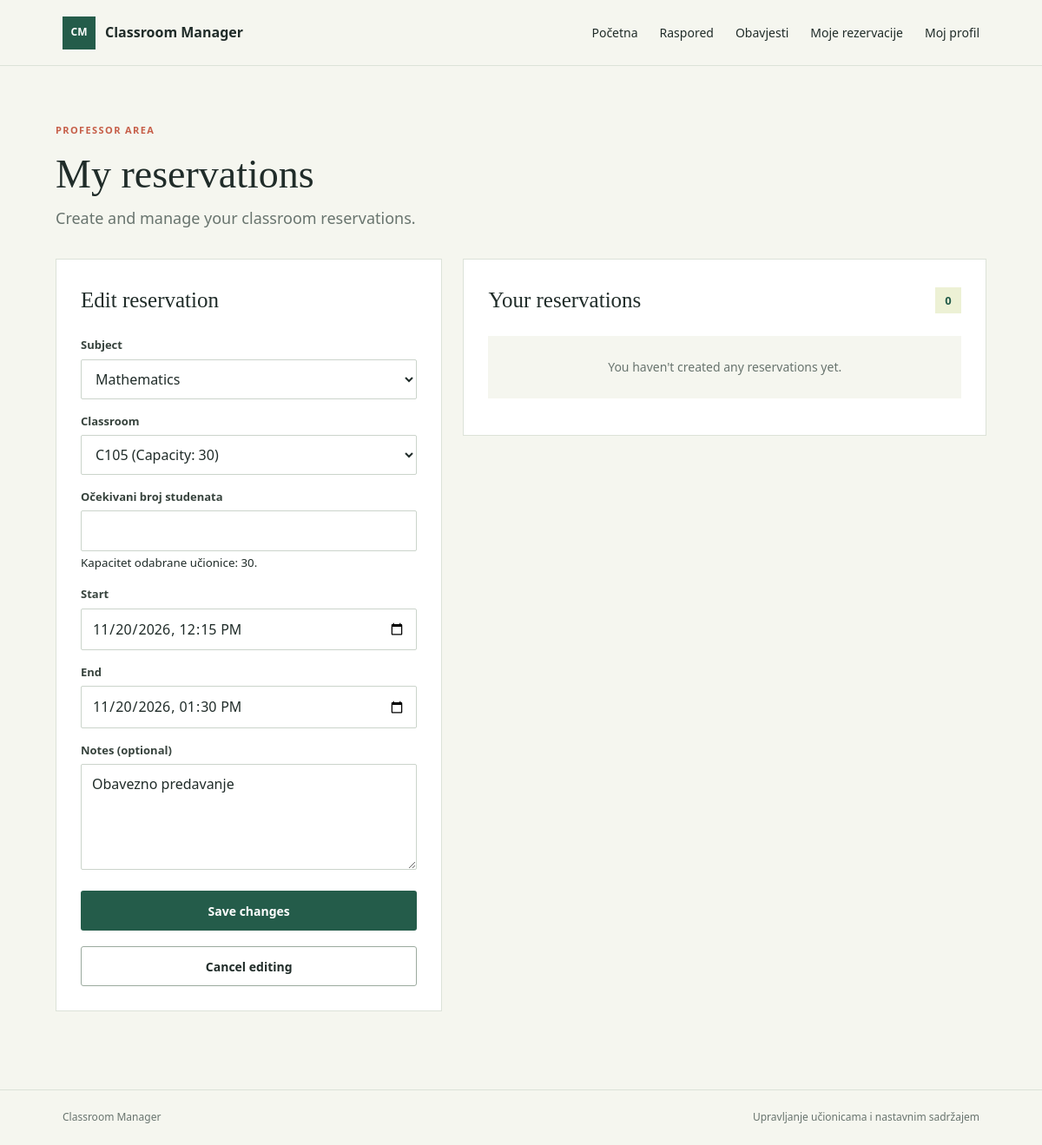
The app's page /reservations.php?edit=2 (signed in), older data.
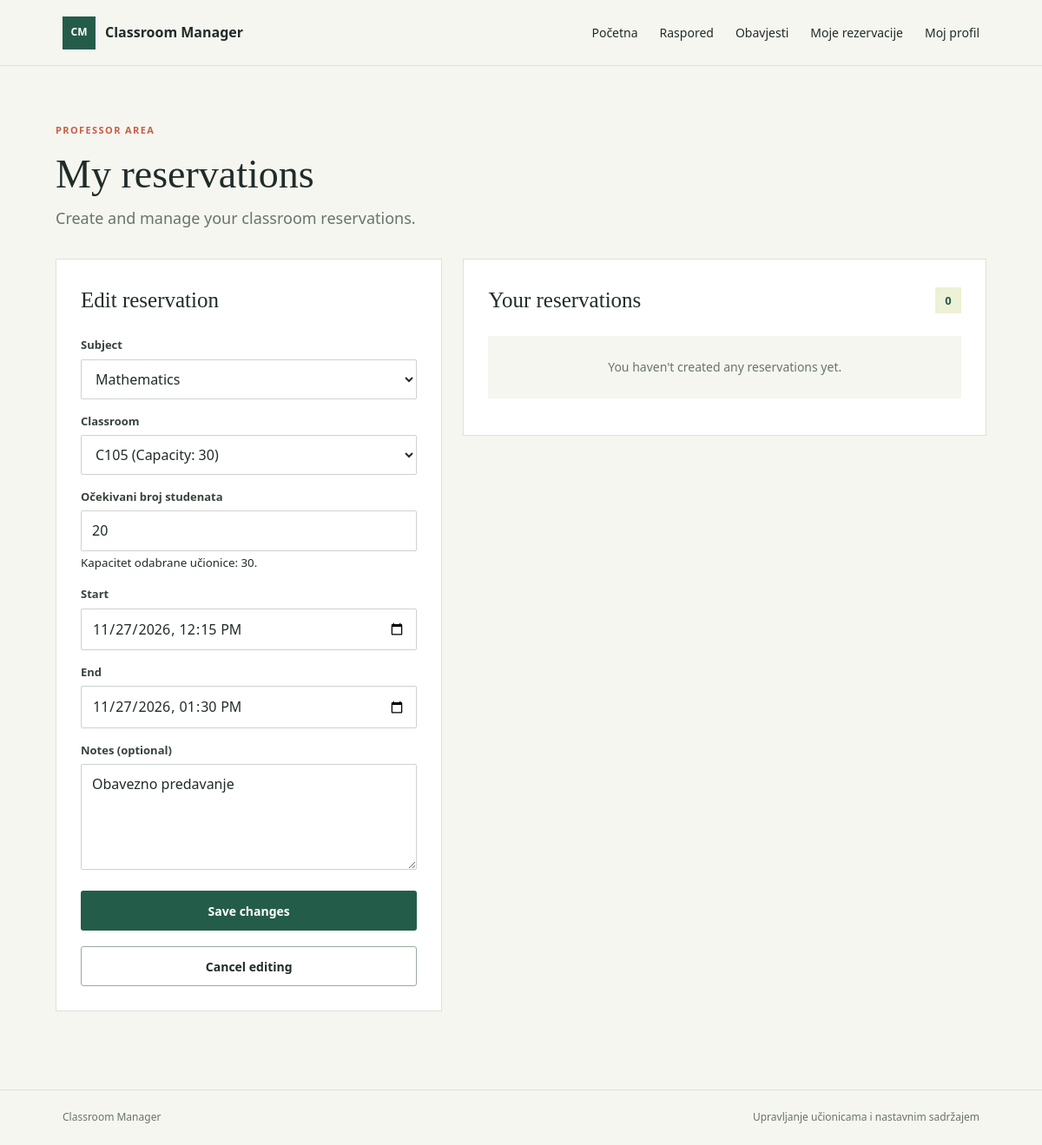
The same page, newer data.
### tables this page shows
CREATE TABLE `reservations` (
  `id` int(11) NOT NULL,
  `classroom_id` int(11) NOT NULL,
  `subject_id` int(11) NOT NULL,
  `expected_students` int(10) UNSIGNED DEFAULT NULL,
  `user_id` int(11) NOT NULL,
  `starts_at` datetime NOT NULL,
  `ends_at` datetime NOT NULL,
  `notes` text DEFAULT NULL
);

CREATE TABLE `subjects` (
  `id` int(11) NOT NULL,
  `name` varchar(150) NOT NULL
);

CREATE TABLE `classrooms` (
  `id` int(11) NOT NULL,
  `room_code` varchar(30) NOT NULL,
  `capacity` int(11) NOT NULL
);

### config.php (called while the page is built, shortened)
<?php
function db(): PDO
{
    static $pdo;
    if ($pdo instanceof PDO) {
        return $pdo;
    }
    $host = getenv('DB_HOST') ?: '127.0.0.1';
    $name = getenv('DB_NAME') ?: 'classroommanager';
    $user = getenv('DB_USER') ?: 'root';
    $password = getenv('DB_PASS');
    $password = $password === false ? '' : $password;
    $pdo = new PDO(
        "mysql:host={$host};dbname={$name};charset=utf8mb4",
        $user,
        $password,
        [
            PDO::ATTR_ERRMODE => PDO::ERRMODE_EXCEPTION,
            PDO::ATTR_DEFAULT_FETCH_MODE => PDO::FETCH_ASSOC,
            PDO::ATTR_EMULATE_PREPARES => false,
        ]
    );
    return $pdo;
}

### functions.php (called while the page is built, shortened)
<?php
function e(string|int|null $value): string
{
    return htmlspecialchars((string) $value, ENT_QUOTES | ENT_SUBSTITUTE, 'UTF-8');
}
function current_user(): ?array
{
    $statement = db()->prepare(
        'SELECT id, Username, Email, Password, Role, Active FROM users WHERE Email = :email LIMIT 1'
    );
    $statement->execute(['email' => $_SESSION['user_email']]);
    $user = $statement->fetch();
    return $user;
}

### reservations.php (the view, shortened to what this page needs)
<?php
require_once __DIR__ . '/config.php';
require_once __DIR__ . '/functions.php';
$user = current_user();
$userId = $user['id'] ?? $user['ID'];
$role = $user['Role'] ?? '';
$isAdmin = $role === 'Admin';
$pdo = db();
$pageTitle = 'My reservations';
$classrooms = $pdo->query('
    SELECT id, room_code, capacity
    FROM classrooms
    ORDER BY room_code
')->fetchAll(PDO::FETCH_ASSOC);
if ($isAdmin) {
    $subjects = $pdo->query('
        SELECT id, name
        FROM subjects
        ORDER BY name
    ')->fetchAll(PDO::FETCH_ASSOC);
} else {
    $stmt = $pdo->prepare('
        SELECT s.id, s.name
        FROM subjects s
        INNER JOIN user_subjects us ON us.subject_id = s.id
        WHERE us.user_id = :user_id
        ORDER BY s.name
    ');
    $stmt->execute(['user_id' => $userId]);
    $subjects = $stmt->fetchAll(PDO::FETCH_ASSOC);
}
$editing = null;
if (isset($_GET['edit'])) {
    $sql = '
        SELECT *
        FROM reservations
        WHERE id = :id
    ';
    $params = ['id' => (int) $_GET['edit']];
    if (!$isAdmin) {
        $sql .= ' AND user_id = :user_id';
        $params['user_id'] = $userId;
    }
    $stmt = $pdo->prepare($sql);
    $stmt->execute($params);
    $editing = $stmt->fetch(PDO::FETCH_ASSOC) ?: null;
}
if ($isAdmin) {
    $stmt = $pdo->query('
        SELECT
            r.id,
            r.starts_at,
            r.ends_at,
            r.notes,
            r.expected_students,
            s.name AS subject_name,
            c.room_code,
            c.capacity,
            u.Username AS professor_name
        FROM reservations r
        JOIN subjects s ON s.id = r.subject_id
        JOIN classrooms c ON c.id = r.classroom_id
        JOIN users u ON u.id = r.user_id
        WHERE r.ends_at > NOW()
        ORDER BY r.starts_at ASC
    ');
} else {
    $stmt = $pdo->prepare('
        SELECT
            r.id,
            r.starts_at,
            r.ends_at,
            r.notes,
            r.expected_students,
            s.name AS subject_name,
            c.room_code,
            c.capacity,
            u.Username AS professor_name
        FROM reservations r
        JOIN subjects s ON s.id = r.subject_id
        JOIN classrooms c ON c.id = r.classroom_id
        JOIN users u ON u.id = r.user_id
        WHERE r.user_id = :user_id
          AND r.ends_at > NOW()
        ORDER BY r.starts_at ASC
    ');
    $stmt->execute(['user_id' => $userId]);
}
$reservations = $stmt->fetchAll(PDO::FETCH_ASSOC);
require __DIR__ . '/header.php';
?>
<section class="page-shell reservations-page">
    <div class="reservations-heading">
        <div>
            <p class="eyebrow"><?= $isAdmin ? 'ADMINISTRATION' : 'PROFESSOR AREA' ?></p>
            <h1><?= $isAdmin ? 'All reservations' : 'My reservations' ?></h1>
            <p class="lead">
                <?= $isAdmin
                    ? 'View and manage reservations from all professors.'
                    : 'Create and manage your classroom reservations.' ?>
            </p>
        </div>
    </div>
    <div class="reservations-layout">
        <section class="reservation-form-panel">
            <h2><?= $editing ? 'Edit reservation' : 'New reservation' ?></h2>
            <form method="post" class="reservation-form">
                <label for="subject_id">Subject</label>
                <select name="subject_id" id="subject_id" required>
                    <?php foreach ($subjects as $subject): ?>
                        <option value="<?= (int)$subject['id'] ?>"
                            <?= (int)($editing['subject_id'] ?? 0) === (int)$subject['id'] ? 'selected' : '' ?>>
                            <?= e($subject['name']) ?>
                        </option>
                    <?php endforeach; ?>
                </select>
                <label for="classroom_id">Classroom</label>
                <select name="classroom_id" id="classroom_id" required>
                    <?php foreach ($classrooms as $classroom): ?>
                        <option value="<?= (int)$classroom['id'] ?>"
                            data-capacity="<?= (int)$classroom['capacity'] ?>"
                            <?= (int)($editing['classroom_id'] ?? 0) === (int)$classroom['id'] ? 'selected' : '' ?>>
                            <?= e($classroom['room_code']) ?>
                            (Capacity: <?= (int)$classroom['capacity'] ?>)
                        </option>
                    <?php endforeach; ?>
                </select>
                  <label for="expected_students">Očekivani broj studenata</label>
                  <input type="number"
                      name="expected_students"
                      id="expected_students"
                      min="1"
                      value="<?= e($_POST['expected_students'] ?? ($editing['expected_students'] ?? '')) ?>"
                      required>
                  <small id="capacity-hint" class="muted" aria-live="polite"></small>
                <label for="starts_at">Start</label>
                <input type="datetime-local"
                       name="starts_at"
                       id="starts_at"
                       value="<?= $editing ? e(date('Y-m-d\TH:i', strtotime($editing['starts_at']))) : '' ?>"
                       required>
                <label for="ends_at">End</label>
                <input type="datetime-local"
                       name="ends_at"
                       id="ends_at"
                       value="<?= $editing ? e(date('Y-m-d\TH:i', strtotime($editing['ends_at']))) : '' ?>"
                       required>
                <label for="notes">Notes (optional)</label>
                <textarea name="notes" id="notes" rows="4"><?= e($editing['notes'] ?? '') ?></textarea>
                <button type="submit" class="button button-primary button-full">
                    <?= $editing ? 'Save changes' : 'Create reservation' ?>
                </button>
                <?php if ($editing): ?>
                    <a href="reservations.php" class="button button-secondary button-full">
                        Cancel editing
                    </a>
                <?php endif; ?>
            </form>
        </section>
        <section class="reservations-list-panel">
            <div class="panel-heading">
                <h2><?= $isAdmin ? 'All reservations' : 'Your reservations' ?></h2>
                <span class="reservation-count">
                    <?= count($reservations) ?>
                </span>
            </div>
            <?php if (!$reservations): ?>
                <p class="empty-reservations">
                    <?= $isAdmin
                        ? 'There are no upcoming reservations.'
                        : "You haven't created any reservations yet." ?>
                </p>
            <?php endif; ?>
        </section>
    </div>
</section>
<?php require __DIR__ . '/footer.php'; ?>

### header.php (shortened to what this page needs)
<?php
require_once __DIR__ . '/config.php';
require_once __DIR__ . '/functions.php';
$user = current_user();
$pageTitle = $pageTitle ?? APP_NAME;
?>
<!doctype html>
<html lang="hr">
<head>
    <link rel="stylesheet" href="assets/style.css">
    <?php if (($pageTitle ?? '') === 'My reservations'): ?>
        <link rel="stylesheet" href="assets/reservations.css">
    <?php endif; ?>
</head>
<body>
<header class="site-header">
    <a class="brand" href="index.php"><span class="brand-mark" aria-hidden="true">CM</span> Classroom Manager</a>
    <nav aria-label="Glavna navigacija">
        <a href="index.php">Početna</a>
        <?php if ($user): ?>
            <a href="timetable.php">Raspored</a>
            <a href="notifications.php">Obavjesti</a>
            <?php if ($user['Role'] === 'Professor'): ?>
                <a href="reservations.php">Moje rezervacije</a>
            <?php endif; ?>
            <a href="profile.php">Moj profil</a>
        <?php else: ?>
            <a href="login.php">Prijava</a>
            <a class="nav-register" href="register.php">Registracija</a>
        <?php endif; ?>
    </nav>
</header>
<main class="page-shell">

### footer.php
</main>
<footer class="site-footer">
    <span>Classroom Manager</span>
    <span>Upravljanje učionicama i nastavnim sadržajem</span>
</footer>
</body>
</html>

### assets/style.css (style rules this page uses)
:root { color-scheme: light; --ink: #202c29; --muted: #68746e; --paper: #f5f6ef; --surface: #ffffff; --line: #dce2d8; --green: #245c4a; --green-dark: #193f34; --lime: #dce98a; --coral: #c65e48; --danger-bg: #fff0ec; --success-bg: #edf6e9; }
* { box-sizing: border-box; }
body { margin: 0; min-height: 100vh; display: flex; flex-direction: column; background: var(--paper); color: var(--ink); font-family: "Trebuchet MS", "Segoe UI", sans-serif; font-size: 16px; line-height: 1.55; }
a { color: var(--green); }
.site-header { min-height: 76px; display: flex; align-items: center; justify-content: space-between; gap: 24px; padding: 14px max(6vw, 24px); border-bottom: 1px solid var(--line); background: var(--paper); }
.brand { display: inline-flex; align-items: center; gap: 11px; color: var(--ink); font-weight: 700; text-decoration: none; }
.brand-mark { width: 38px; height: 38px; display: grid; place-items: center; background: var(--green); color: white; font-size: 12px; letter-spacing: 0; }
nav { display: flex; align-items: center; gap: 25px; }
nav a { color: var(--ink); font-size: 14px; text-decoration: none; }
.page-shell { width: min(1120px, calc(100% - 48px)); margin: 0 auto; flex: 1; }
.eyebrow { margin: 0 0 18px; color: var(--coral); font-size: 11px; font-weight: 700; letter-spacing: 1.4px; }
h1, h2 { margin: 0; font-family: Georgia, "Times New Roman", serif; font-weight: 400; letter-spacing: 0; }
h1 { font-size: clamp(42px, 5vw, 64px); line-height: 1.08; }
.lead { max-width: 490px; margin: 24px 0 30px; color: var(--muted); font-size: 18px; }
.button { min-height: 46px; display: inline-flex; align-items: center; justify-content: center; padding: 11px 19px; border: 1px solid transparent; border-radius: 3px; cursor: pointer; font: inherit; font-size: 14px; font-weight: 700; text-decoration: none; transition: background-color 140ms ease, color 140ms ease, border-color 140ms ease; }
.button-primary { background: var(--green); color: #fff; }
.button-secondary { border-color: #9baa9e; background: transparent; color: var(--ink); }
.button-full { width: 100%; margin-top: 8px; }
.form-panel h2, .panel-heading h2 { margin-bottom: 22px; font-size: 25px; }
label { display: block; margin: 15px 0 6px; color: #37433d; font-size: 13px; font-weight: 700; }
input { width: 100%; min-height: 44px; padding: 10px 12px; border: 1px solid #cbd4cb; border-radius: 2px; background: #fff; color: var(--ink); font: inherit; }
.panel-heading { display: flex; align-items: center; gap: 13px; }
.panel-heading h2 { margin: 0; }
.site-footer { display: flex; justify-content: space-between; gap: 20px; padding: 22px max(6vw, 24px); border-top: 1px solid var(--line); color: var(--muted); font-size: 12px; }

### assets/reservations.css (style rules this page uses)
.reservations-page { padding: 65px 0 90px; }
.reservations-heading { margin-bottom: 32px; }
.reservations-heading h1 { font-size: 46px; }
.reservations-heading .lead { margin: 12px 0 0; }
.reservations-layout { display: grid; grid-template-columns: 0.85fr 1.15fr; align-items: start; gap: 24px; }
.reservation-form-panel, .reservations-list-panel { min-width: 0; padding: 28px; border: 1px solid var(--line); background: var(--surface); }
.reservation-form-panel h2, .reservations-list-panel h2 { margin-bottom: 22px; font-size: 25px; }
.reservation-form label { display: block; margin: 15px 0 6px; color: #37433d; font-size: 13px; font-weight: 700; }
.reservation-form input, .reservation-form select, .reservation-form textarea { width: 100%; min-height: 44px; padding: 10px 12px; border: 1px solid #cbd4cb; border-radius: 2px; background: #fff; color: var(--ink); font: inherit; }
.reservation-form textarea { min-height: 100px; resize: vertical; }
.reservation-form .button { margin-top: 18px; }
.reservations-list-panel .panel-heading { display: flex; align-items: center; justify-content: space-between; }
.reservations-list-panel .panel-heading h2 { margin-bottom: 0; }
.reservation-count { display: inline-grid; min-width: 30px; height: 30px; place-items: center; background: #edf1d5; color: var(--green); font-size: 13px; font-weight: 700; }
.empty-reservations { margin-top: 22px; padding: 25px; background: var(--paper); color: var(--muted); font-size: 14px; text-align: center; }

Row changes from the older to the newer data that the page shows:
changed reservations "Obavezno predavanje": expected_students (not shown) → "20"; starts_at "11/20/2026 12:15" → "11/27/2026 12:15"; ends_at "11/20/2026 13:30" → "11/27/2026 13:30"
